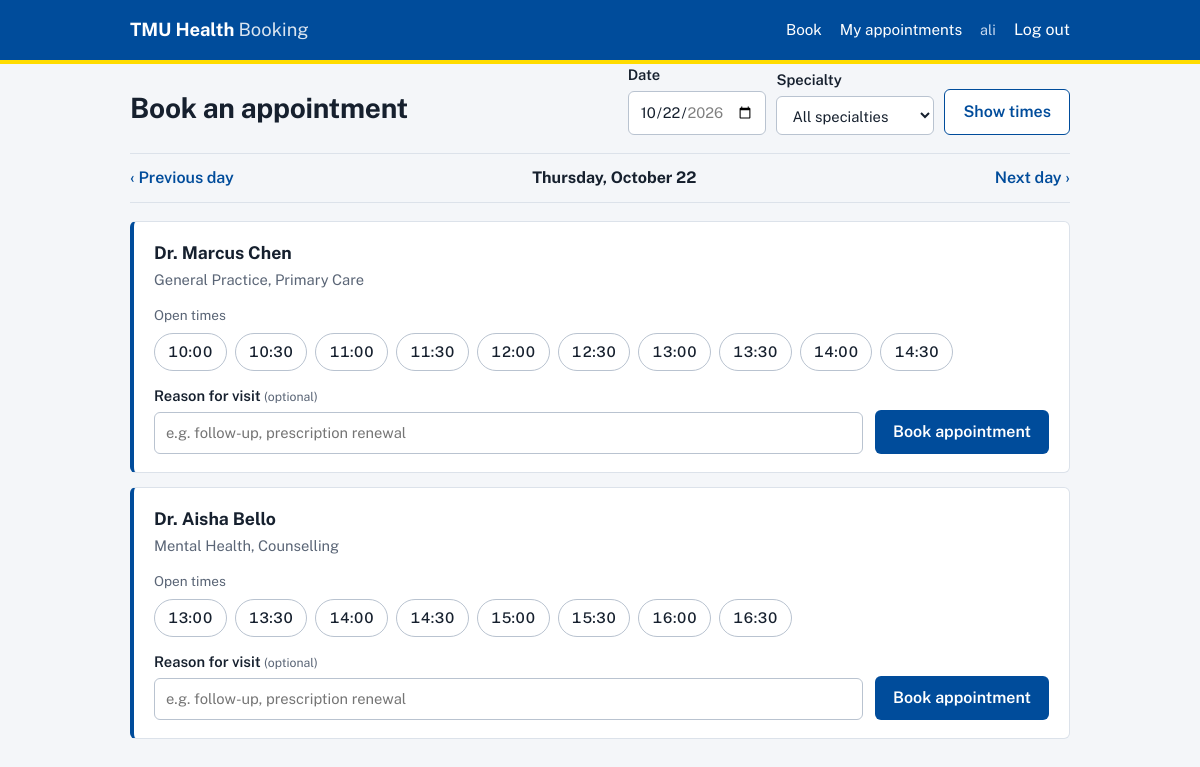
The app's page /book?date=2026-10-22 (signed in) with its own data.
### tables this page shows
CREATE TABLE users (
    id            INTEGER PRIMARY KEY AUTOINCREMENT,
    full_name     TEXT    NOT NULL,
    email         TEXT    NOT NULL UNIQUE,
    student_id    TEXT,
    password_hash TEXT    NOT NULL,
    role          TEXT    NOT NULL CHECK (role IN ('patient', 'admin')),
    created_at    TEXT    NOT NULL DEFAULT (datetime('now'))
);

CREATE TABLE doctors (
    id         INTEGER PRIMARY KEY AUTOINCREMENT,
    full_name  TEXT NOT NULL,
    specialty  TEXT NOT NULL,
    department TEXT NOT NULL
);

### booking.py (the view)
@bp.route("/book")
@login_required(role="patient")
def book():
    first, last = bookable_range()
    day = parse_date(request.args.get("date")) or first
    if not first <= day <= last:
        flash(f"Pick a date between {first:%b %d} and {last:%b %d}.", "error")
        day = first
    specialty = request.args.get("specialty") or None
    return render_template(
        "book.html",
        day=day, prev_day=max(first, day - timedelta(days=1)), next_day=min(last, day + timedelta(days=1)),
        first=first, last=last,
        specialty=specialty, specialties=specialties(),
        results=search_availability(day, specialty),
    )

### auth.py (called while the page is built)
def csrf_token():
    if "csrf" not in session:
        session["csrf"] = secrets.token_hex(16)
    return session["csrf"]

def check_csrf():
    if request.method == "POST":
        sent = request.form.get("csrf", "")
        if not hmac.compare_digest(sent, session.get("csrf", "")):
            abort(400, "Form expired. Go back, refresh the page, and try again.")

@bp.before_app_request
def load_user():
    check_csrf()
    uid = session.get("user_id")
    g.user = None
    if uid is not None:
        g.user = get_db().execute("SELECT * FROM users WHERE id = ?", (uid,)).fetchone()

def login_required(role=None):
    def decorator(view):
        @functools.wraps(view)
        def wrapped(**kwargs):
            if g.user is None:
                flash("Log in to continue.", "info")
                return redirect(url_for("auth.login", next=request.path))
            if role and g.user["role"] != role:
                abort(403)
            return view(**kwargs)
        return wrapped
    return decorator

### db.py (called while the page is built)
def get_db():
    if "db" not in g:
        g.db = sqlite3.connect(current_app.config["DATABASE"])
        g.db.row_factory = sqlite3.Row
        g.db.execute("PRAGMA foreign_keys = ON")
    return g.db

### scheduling.py (called while the page is built)
def parse_date(value):
    try:
        return datetime.strptime(value, "%Y-%m-%d").date()
    except (TypeError, ValueError):
        return None

def bookable_range():
    today = date.today()
    return today, today + timedelta(days=BOOKING_WINDOW_DAYS)

def _times_between(start, end, minutes):
    t = datetime.strptime(start, "%H:%M")
    stop = datetime.strptime(end, "%H:%M")
    while t + timedelta(minutes=minutes) <= stop:
        yield t.strftime("%H:%M")
        t += timedelta(minutes=minutes)

def all_slots(doctor_id, day):
    rows = get_db().execute(
        "SELECT start_time, end_time, slot_minutes FROM doctor_schedules WHERE doctor_id = ? AND weekday = ?",
        (doctor_id, day.weekday()),
    ).fetchall()
    slots = []
    for r in rows:
        slots.extend(_times_between(r["start_time"], r["end_time"], r["slot_minutes"]))
    return sorted(slots)

def specialties():
    return [r["specialty"] for r in get_db().execute("SELECT DISTINCT specialty FROM doctors ORDER BY specialty")]

### templates/book.html (shortened to what this page needs)
{% extends "base.html" %}
{% block content %}
<div class="pagehead">
  <h1>Book an appointment</h1>
  <form method="get" class="filters">
    <label>Date<input type="date" name="date" value="{{ day.isoformat() }}" min="{{ first.isoformat() }}" max="{{ last.isoformat() }}"></label>
    <label>Specialty
      <select name="specialty">
        <option value="">All specialties</option>
      </select>
    </label>
    <button class="btn ghost">Show times</button>
  </form>
</div>
<div class="daynav">
  {% if day > first %}<a href="{{ url_for('booking.book', date=prev_day.isoformat(), specialty=specialty) }}">‹ Previous day</a>{% else %}<span></span>{% endif %}
  <strong>{{ day.strftime('%A, %B %d') }}</strong>
  {% if day < last %}<a href="{{ url_for('booking.book', date=next_day.isoformat(), specialty=specialty) }}">Next day ›</a>{% else %}<span></span>{% endif %}
</div>
{% for r in results %}
  <form method="post" class="doctor">
    <div class="doctor-info">
      <h2>{{ r.doctor.full_name }}</h2>
      <p>{{ r.doctor.specialty }}, {{ r.doctor.department }}</p>
    </div>
    {% if r.slots %}
      <fieldset class="slots">
        <legend>Open times</legend>
        {% for t in r.slots %}
          <label class="slot"><input type="radio" name="time" value="{{ t }}" required><span>{{ t }}</span></label>
        {% endfor %}
      </fieldset>
      <div class="confirm">
        <label><span>Reason for visit <small>(optional)</small></span><input name="reason" maxlength="300" placeholder="e.g. follow-up, prescription renewal"></label>
        <button class="btn">Book appointment</button>
      </div>
    {% else %}
      <p class="full">Fully booked on this day.</p>
    {% endif %}
  </form>
{% endfor %}
{% endblock %}

### templates/base.html (shortened to what this page needs)
<!doctype html>
<html lang="en">
<head>
  <link rel="stylesheet" href="{{ url_for('static', filename='style.css') }}">
</head>
<body>
  <header class="topbar">
    <div class="wrap topbar-inner">
      <a class="brand" href="{{ url_for('index') }}">TMU Health <span>Booking</span></a>
      <nav>
        {% if g.user %}
          {% if g.user.role == 'patient' %}
            <a href="{{ url_for('booking.book') }}">Book</a>
            <a href="{{ url_for('booking.my_appointments') }}">My appointments</a>
          {% else %}
            <a href="{{ url_for('admin.dashboard') }}">Dashboard</a>
          {% endif %}
          <span class="who">{{ g.user.full_name }}</span>
          <form method="post" action="{{ url_for('auth.logout') }}">
            <button class="linkbtn">Log out</button>
          </form>
        {% else %}
          <a href="{{ url_for('auth.login') }}">Log in</a>
          <a href="{{ url_for('auth.register') }}">Create account</a>
        {% endif %}
      </nav>
    </div>
  </header>
  <main class="wrap">
    {% block content %}{% endblock %}
  </main>
</body>
</html>

### static/style.css (style rules this page uses)
:root { --blue: #004c9b; --blue-dark: #003670; --gold: #ffdc00; --ink: #16202e; --muted: #5a6576; --line: #dce2ea; --bg: #f4f6f9; --card: #ffffff; --ok: #1e7f4f; --bad: #b3261e; --radius: 6px; font-family: "Public Sans", system-ui, -apple-system, "Segoe UI", Arial, sans-serif; color: var(--ink); }
* { box-sizing: border-box; }
body { margin: 0; background: var(--bg); line-height: 1.5; }
a { color: var(--blue); }
.wrap { max-width: 980px; margin: 0 auto; padding: 0 20px; }
main { padding-top: 28px; padding-bottom: 60px; }
.topbar { background: var(--blue); border-bottom: 4px solid var(--gold); }
.topbar-inner { display: flex; align-items: center; justify-content: space-between; gap: 16px; min-height: 60px; flex-wrap: wrap; }
.brand { color: #fff; font-weight: 700; font-size: 1.15rem; text-decoration: none; }
.brand span { font-weight: 400; opacity: .85; }
nav { display: flex; align-items: center; gap: 18px; flex-wrap: wrap; }
nav a, .linkbtn { color: #fff; text-decoration: none; font-size: .95rem; }
.who { color: #c9daf0; font-size: .9rem; }
nav form { margin: 0; }
.linkbtn { background: none; border: 0; padding: 0; cursor: pointer; font: inherit; }
h1 { font-size: 1.75rem; margin: 0 0 6px; letter-spacing: -.01em; }
h2 { font-size: 1.1rem; margin: 0; }
small { color: var(--muted); font-weight: 400; }
label { display: grid; gap: 5px; font-weight: 600; font-size: .92rem; }
input, select { font: inherit; font-weight: 400; padding: 9px 11px; border: 1px solid #b9c3d0; border-radius: var(--radius); background: #fff; color: var(--ink); }
.btn { display: inline-block; font: inherit; font-weight: 600; background: var(--blue); color: #fff; border: 0; border-radius: var(--radius); padding: 10px 18px; cursor: pointer; text-decoration: none; text-align: center; }
.btn.ghost { background: #fff; color: var(--blue); border: 1px solid var(--blue); }
.pagehead { display: flex; justify-content: space-between; align-items: flex-end; gap: 16px; flex-wrap: wrap; margin-bottom: 18px; }
.filters { display: flex; gap: 10px; align-items: flex-end; flex-wrap: wrap; }
.daynav { display: flex; justify-content: space-between; align-items: center; padding: 12px 0; border-top: 1px solid var(--line); border-bottom: 1px solid var(--line); margin-bottom: 18px; }
.daynav a { text-decoration: none; font-weight: 600; }
.doctor { background: var(--card); border: 1px solid var(--line); border-left: 4px solid var(--blue); border-radius: var(--radius); padding: 18px 20px; margin-bottom: 14px; display: grid; gap: 14px; }
.doctor-info p { margin: 2px 0 0; color: var(--muted); font-size: .92rem; }
.slots { border: 0; padding: 0; margin: 0; display: flex; flex-wrap: wrap; gap: 8px; }
.slots legend { font-size: .85rem; color: var(--muted); margin-bottom: 8px; padding: 0; }
.slot { display: inline-block; }
.slot span { display: inline-block; padding: 7px 13px; border: 1px solid #b9c3d0; border-radius: 999px; font-weight: 500; font-variant-numeric: tabular-nums; cursor: pointer; background: #fff; }
.confirm { display: flex; gap: 12px; align-items: flex-end; flex-wrap: wrap; }
.confirm label { flex: 1 1 280px; }

### records on screen
users: user.full_name "ali"
doctors: doctor.full_name "Dr. Marcus Chen", doctor.specialty "General Practice", doctor.department "Primary Care"
doctors: doctor.full_name "Dr. Aisha Bello", doctor.specialty "Mental Health", doctor.department "Counselling"

### other values on screen
{{ day.strftime('%A, %B %d') }} "Thursday, October 22"
{{ t }} "10:00" "10:30" "11:00" "11:30" "12:00" "12:30" "13:00" "13:30" "14:00" "14:30" "13:00" "13:30" "14:00" "14:30" "15:00" "15:30" "16:00" "16:30"
